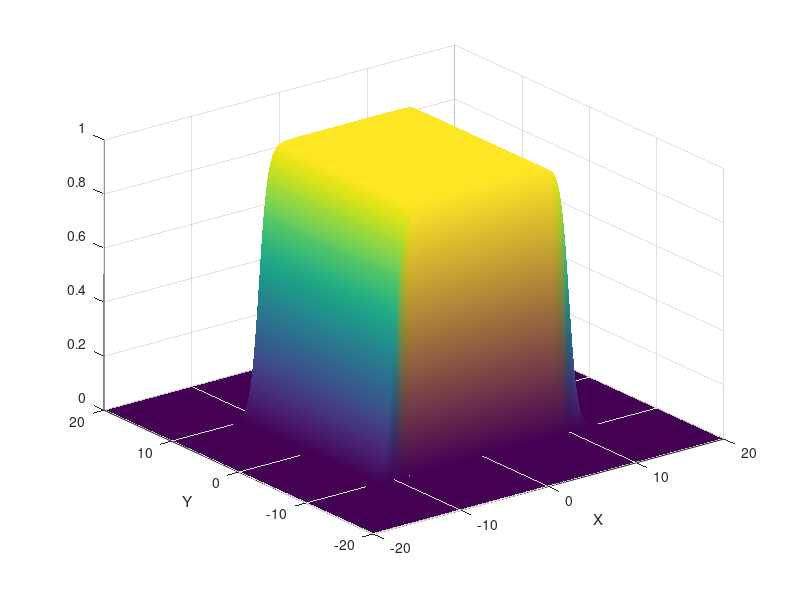
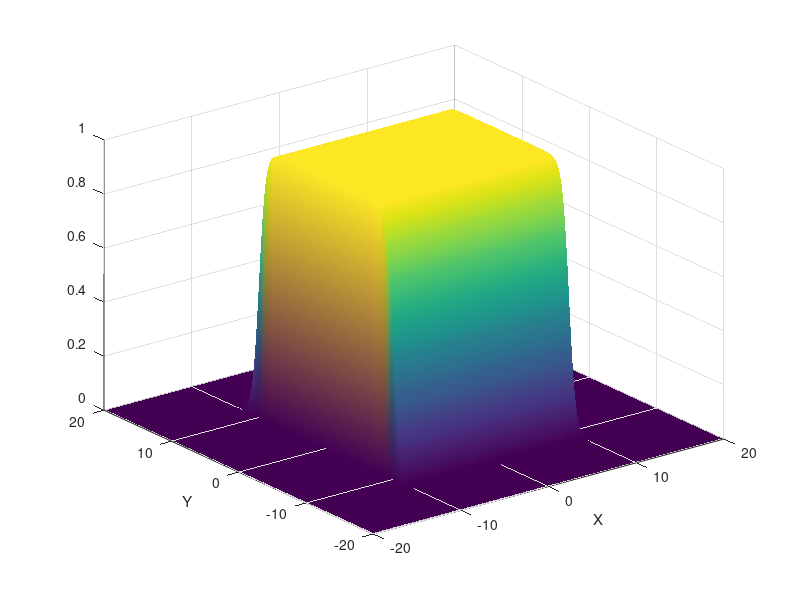
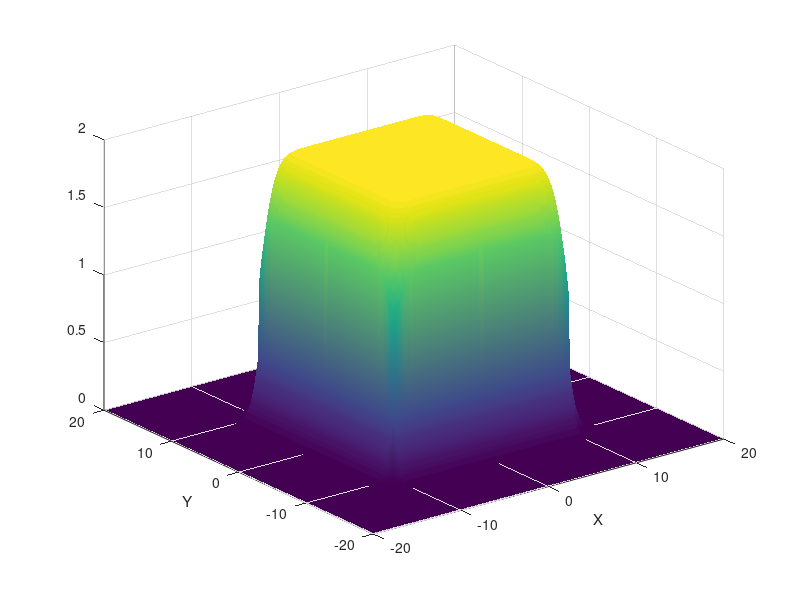

These figures' MATLAB source, in order:
clear all
close all
clc


xmin = -20.0;
xmax = 20.0;
ymin = -20.0;
ymax = 20.0;

x_0 = 10.0;
y_0 = 10.0;
sigma = 1.0
dx = 0.1;
dy = 0.1;


x = xmin:dx:xmax;
y = ymin:dy:ymax;

[X,Y] = meshgrid(x,y);

z1_x = (tanh(-(X-x_0)./sigma)+1.0)./2.0.*(X>0.0);
z2_x = (tanh((X+x_0)./sigma)+1.0)./2.0.*(X<=0.0);
z_x = z1_x+z2_x;
z_x = z_x.*(abs(Y)<=y_0);

z1_y = (tanh(-(Y-y_0)./sigma)+1.0)./2.0.*(Y>0.0);
z2_y = (tanh((Y+y_0)./sigma)+1.0)./2.0.*(Y<=0.0);
z_y = z1_y+z2_y;
z_y = z_y.*(abs(X)<=x_0);


z =z_x+z_y;
figure (1)
% 
surf(X,Y,z_x),shading interp;

xlabel('X')
ylabel('Y')

figure (2)
% 
surf(X,Y,z_y),shading interp;

xlabel('X')
ylabel('Y')


figure (3)
% 
surf(X,Y,z),shading interp;

xlabel('X')
ylabel('Y')